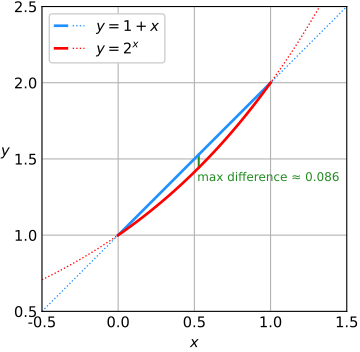

The script that saved this image:
import matplotlib as mpl
from matplotlib import pyplot as plt
from matplotlib.legend_handler import HandlerTuple
import numpy as np

plt.rcParams.update({
    'pdf.fonttype': 42,
    'ps.fonttype': 42,
    'svg.fonttype': 'path',
    'svg.hashsalt': 'fixed-salt',  # any constant string for reproducibility
})
strip_svg_meta: dict[str, None] = {k: None for k in ('Creator', 'Date', 'Format', 'Type')}
strip_pdf_meta: dict[str, None] = {k: None for k in ('Title', 'Author', 'Subject', 'Keywords', 'Creator', 'Producer', 'CreationDate', 'ModDate', 'Trapped')}

font = mpl.font_manager.FontProperties(size=11)
font_legend = mpl.font_manager.FontProperties(size=11)


def plot_2d() -> None:
    colors = 'dodgerblue', 'red', 'forestgreen'

    fig, ax = plt.subplots(nrows=1, ncols=1, figsize=(4., 4.))

    x_lim = -.5, 1.5
    y_lim = .5, 2.5
    n_ticks = 5
    n_samples = 100
    x_long = np.linspace(x_lim[0], x_lim[1], round(n_samples * (x_lim[1] - x_lim[0])))
    x_01 = np.linspace(0., 1., n_samples)

    l1__, = ax.plot(x_long, 1. + x_long, color=colors[0], linestyle=':', linewidth=1., zorder=2.2)
    l2__, = ax.plot(x_long, 2. ** x_long, color=colors[1], linestyle=':', linewidth=1., zorder=2.2)
    l1_, = ax.plot(x_01, 1. + x_01, color=colors[0], linestyle='-', linewidth=2., zorder=2.2)
    l2_, = ax.plot(x_01, 2. ** x_01, color=colors[1], linestyle='-', linewidth=2., zorder=2.2)
    x_emax = -np.log2(np.log(2))  # point of maximum gap between y=1+x and y=2^x on [0, 1]
    le, = ax.plot([x_emax, x_emax], [2. ** x_emax, 1 + x_emax], color=colors[2], linestyle='-', linewidth=1.5, zorder=2.1)
    ax.set_xlim(*x_lim)
    ax.set_ylim(*y_lim)
    ax.set_xticks(np.linspace(x_lim[0], x_lim[1], n_ticks))
    ax.set_yticks(np.linspace(y_lim[0], y_lim[1], n_ticks))
    ax.set_xticklabels([f'{tick}' for tick in ax.get_xticks()], fontproperties=font)
    ax.set_yticklabels([f'{tick}' for tick in ax.get_yticks()], fontproperties=font)
    ax.tick_params(axis='both', which='both', length=0)
    ax.set_xlabel(r'$x$', rotation=0., fontproperties=font)
    ax.set_ylabel(r'$y$', rotation=0., fontproperties=font)
    ax.yaxis.set_label_coords(-.12, .5)
    ax.set_aspect('equal')
    ax.grid()
    ax.legend([(l1_, l1__), (l2_, l2__)], [r'$y=1+x$', r'$y=2^x$'], framealpha=1., prop=font_legend, handler_map={tuple: HandlerTuple(ndivide=None)})
    ax.text(x_emax - .01, (1. + x_emax + 2. ** x_emax) * .5 - .11, f'max difference ≈ {(1. + x_emax) - 2. ** x_emax:.3f}', color=colors[2], ha='left', va='center', fontproperties=mpl.font_manager.FontProperties(size=9))
    ax.set_facecolor((1., 1., 1., 1.))
    fig.set_facecolor((1., 1., 1., 0.))
    fig.tight_layout()
    fig.savefig('6_fp_model.pdf', bbox_inches='tight', pad_inches=.01, transparent=False, metadata=strip_pdf_meta)
    fig.savefig('6_fp_model.svg', bbox_inches='tight', pad_inches=.01, transparent=False, metadata=strip_svg_meta)
    fig.show()
    # fig.clf()


if __name__ == '__main__':
    plot_2d()
